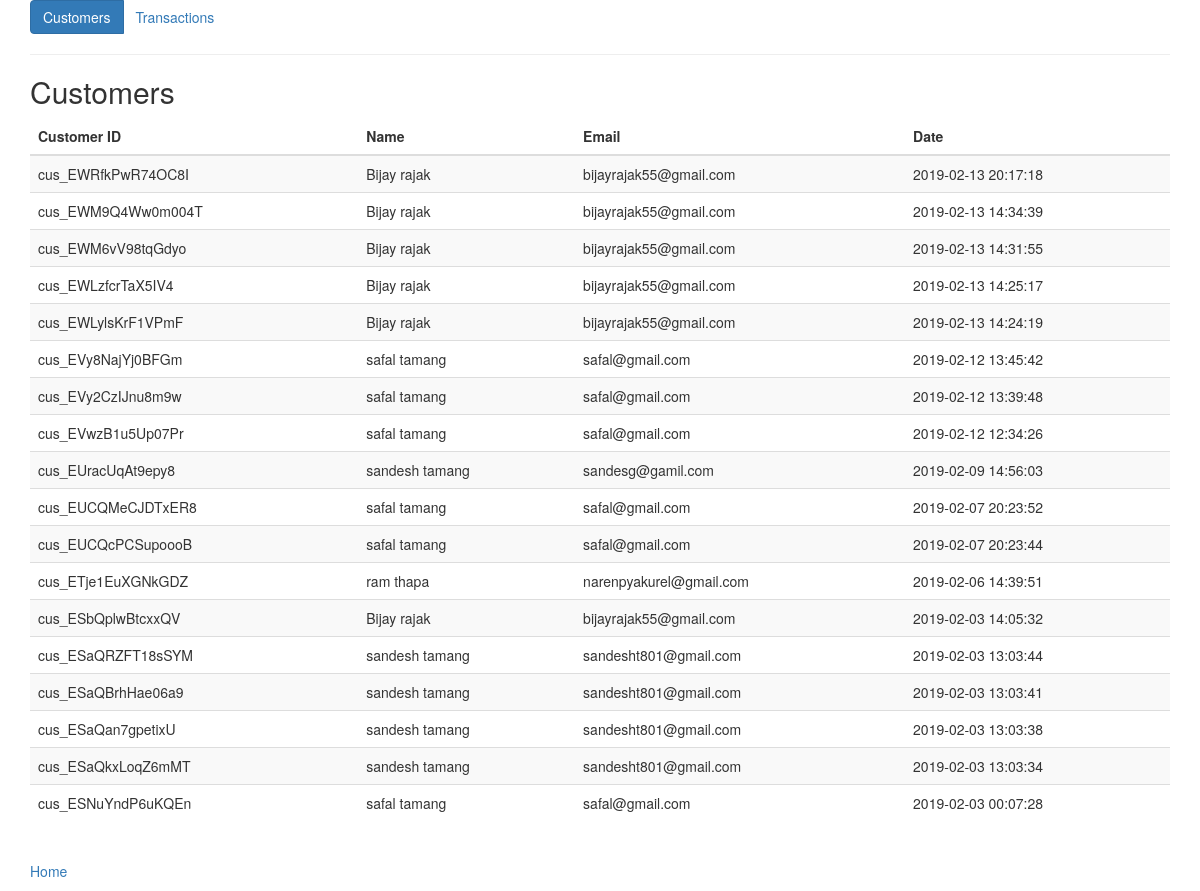
Page /adminpanel/customers.php on the earlier database version.
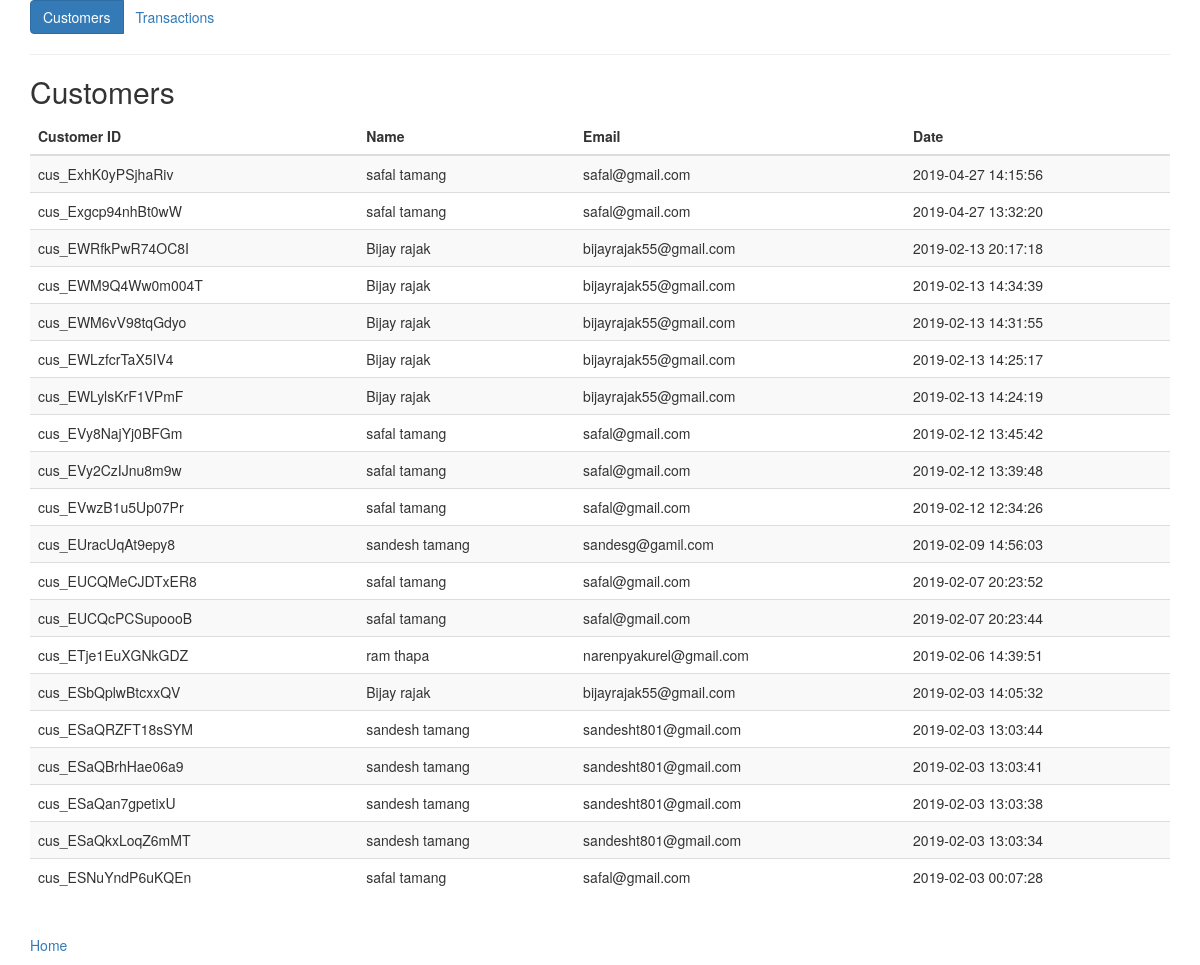
Same page on the later database version.
### tables this page shows
CREATE TABLE `customers` (
  `id` varchar(255) NOT NULL,
  `first_name` varchar(255) NOT NULL,
  `last_name` varchar(255) NOT NULL,
  `email` varchar(255) NOT NULL,
  `created_at` datetime NOT NULL DEFAULT CURRENT_TIMESTAMP
);

### lib/pdo_db.php (called while the page is built, shortened)
<?php
class Database {
	private $host = "localhost";
	private $user = "sandesh";
	private $pass = "fucku22";
	private $dbname = "cms_system";
	private $dbh;
	private $stmt;
	public function __construct() {
		$dsn = 'mysql:host=' . $this->host . ';dbname=' . $this->dbname;
		$options = array (
			PDO::ATTR_PERSISTENT => true,
			PDO::ATTR_ERRMODE => PDO::ERRMODE_EXCEPTION
		);
		try {
			$this->dbh = new PDO ($dsn, $this->user, $this->pass, $options);
		}
		catch ( PDOException $e ) {
			$this->error = $e->getMessage();
		}
	}
	public function query($query) {
		$this->stmt = $this->dbh->prepare($query);
	}
	public function execute(){
		return $this->stmt->execute();
	}
	public function resultset(){
		$this->execute();
		return $this->stmt->fetchAll(PDO::FETCH_OBJ);
	}
}

### models/Customer.php (called while the page is built, shortened)
<?php
  class Customer {
    private $db;
    public function __construct() {
      $this->db = new Database;
    }
    public function getCustomers() {
      $this->db->query('SELECT * FROM customers ORDER BY created_at DESC');
      $results = $this->db->resultset();
      return $results;
    }
  }

### adminpanel/customers.php (the view, shortened to what this page needs)
<?php
  require_once('../config/db.php');
  require_once('../lib/pdo_db.php');
  require_once('../models/Customer.php');
  $customer = new Customer();
  $customers = $customer->getCustomers();
?>
<!DOCTYPE html>
<html lang="en">
<head>
  <link rel="stylesheet" href="../../bootstrap/dist/css/bootstrap.min.css">
</head>
<body>
  <div class="container mt-4">
    <div class="btn-group" role="group">
      <a href="customers.php" class="btn btn-primary">Customers</a>
      <a href="transaction.php" class="btn btn-secondary">Transactions</a>
    </div>
    <hr>
    <h2>Customers</h2>
    <table class="table table-striped">
      <thead>
        <tr>
          <th>Customer ID</th>
          <th>Name</th>
          <th>Email</th>
          <th>Date</th>
        </tr>
      </thead>
      <tbody>
        <?php foreach($customers as $c): ?>
          <tr>
            <td><?php echo $c->id; ?></td>
            <td><?php echo $c->first_name; ?> <?php echo $c->last_name; ?></td>
            <td><?php echo $c->email; ?></td>
            <td><?php echo $c->created_at; ?></td>
          </tr>
        <?php endforeach; ?>
      </tbody>
    </table>
    <br>
    <p><a href="index.php">Home</a></p>
  </div>
</body>
</html>

Differences in the rows shown:
added customers: id "cus_ExhK0yPSjhaRiv", first_name "safal", last_name "tamang", email "safal@gmail.com", created_at "2019-04-27 14:15:56"
added customers: id "cus_Exgcp94nhBt0wW", first_name "safal", last_name "tamang", email "safal@gmail.com", created_at "2019-04-27 13:32:20"
